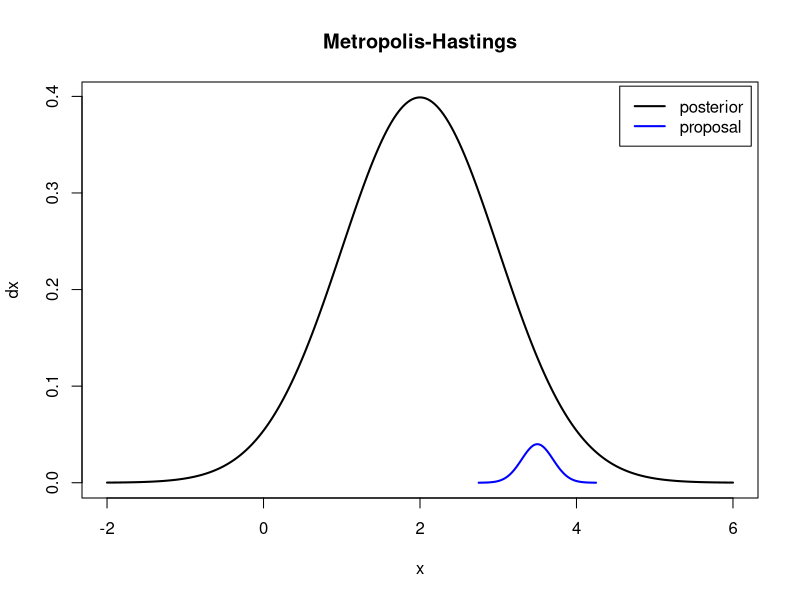

This chart was generated by the following R code:
x = seq(-2,6,by=0.001)
dx = dnorm(x, 2, 1)
plot(x, dx, type = "l", lwd = 2, main = "Metropolis-Hastings")

x2 = seq(2.75,4.25,by=0.001)
dx2 = dnorm(x2, 3.5, 1/5) / 50
lines(x2, dx2, type = "l", lwd = 2, col = "blue")

legend('topright', inset = 0.01, c("posterior", "proposal"), lty = c(1,1), lwd = c(2,2),col = c('black', 'blue'))
